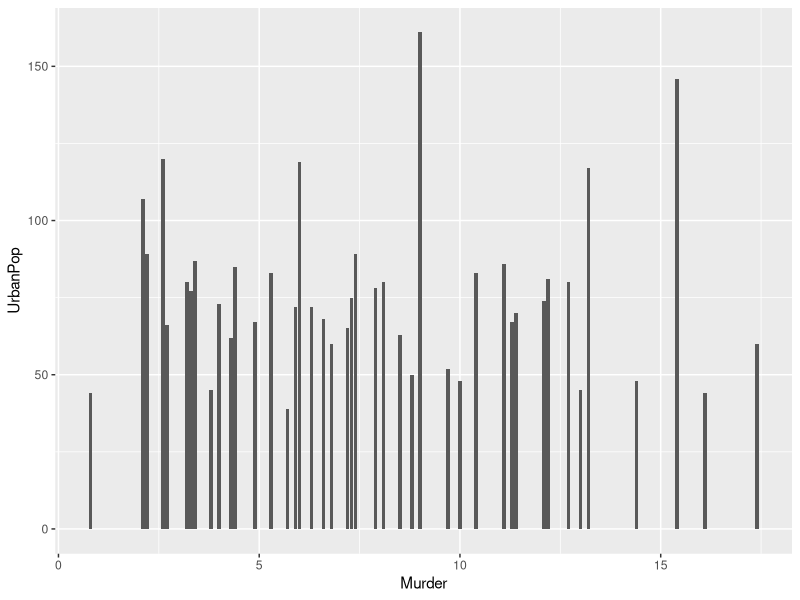

R code for this plot:
## ---- chunk 1
knitr::opts_chunk$set(echo = TRUE)
## ---- chunk 2
data <- datasets::USArrests
str(data)
library(ggplot2)
data$Assault <- as.numeric(data$Assault)
data$UrbanPop <- as.numeric(data$UrbanPop)
g <- ggplot(
  data = data, 
  mapping = aes(x = Murder, y = UrbanPop)
)
g <- g + geom_col()
g
